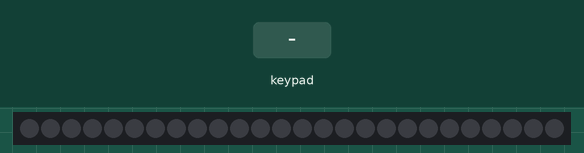
Simulated run of this sketch. Board: Arduino Uno, built with avr-gcc and run on an emulated ATmega328P. Shown: 26 RGB LEDs in strip order, left to right. The test bench sets the inputs (shaded band). Dim RGB values are drawn brighter than linear; what the sketch prints to the serial monitor is not drawn.

Above: at 1.5 s.
1.6 s: key '0' pressed
At 2.21 s:
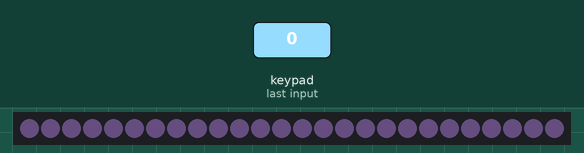
4.7 s: key '9' pressed
At 5.48 s:
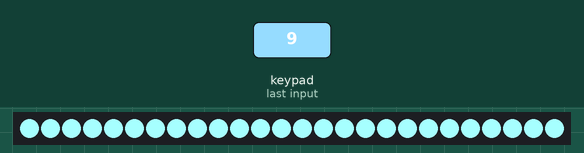
Timing chart, 0 to 7.7 s (numbered marks = the images above; inputs shaded):
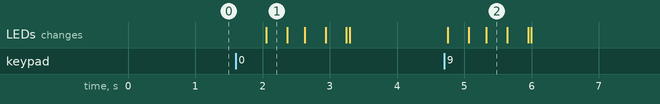

The sketch:

OneStrand.ino
```cpp
#include <Wire.h>
#include "Adafruit_MPR121.h"
#include <Adafruit_NeoPixel.h>

// Create MPR121 object
// MPR121 객체 생성
Adafruit_MPR121 mpr121 = Adafruit_MPR121();

// NeoPixel settings
// NeoPixel 설정
#define NEOPIXEL_PIN 13       // NeoPixel data pin // 네오픽셀 데이터 핀
#define NUMPIXELS 26          // Number of NeoPixels // 네오픽셀 개수
Adafruit_NeoPixel pixels(NUMPIXELS, NEOPIXEL_PIN, NEO_GRB + NEO_KHZ800);

// Function: Gradually change NeoPixel color
// 함수: NeoPixel 색상 서서히 변경
void fadeToColor(uint8_t r, uint8_t g, uint8_t b, uint8_t steps = 50, uint16_t delayMs = 20) {
  uint32_t currentColor = pixels.getPixelColor(0);
  uint8_t currentR = (currentColor >> 16) & 0xFF;
  uint8_t currentG = (currentColor >> 8) & 0xFF;
  uint8_t currentB = currentColor & 0xFF;

  for (int i = 1; i <= steps; i++) {
    uint8_t newR = currentR + ((r - currentR) * i / steps);
    uint8_t newG = currentG + ((g - currentG) * i / steps);
    uint8_t newB = currentB + ((b - currentB) * i / steps);
    setNeoPixelColor(newR, newG, newB);
    delay(delayMs);
  }
}

// Function: Set NeoPixel color
// 함수: NeoPixel 색상 설정
void setNeoPixelColor(uint8_t r, uint8_t g, uint8_t b) {
  for (int i = 0; i < NUMPIXELS; i++) {
    pixels.setPixelColor(i, pixels.Color(r, g, b));
  }
  pixels.show();
}

void setup() {
  Serial.begin(9600);
  // Start MPR121 and NeoPixel test
  Serial.println("MPR121 및 NeoPixel 테스트 시작");

  // Initialize MPR121
  // MPR121 초기화
  if (!mpr121.begin(0x5A)) {
    // MPR121 initialization failed! Check connection
    Serial.println("MPR121 초기화 실패! 연결을 확인하세요.");
    while (1);
  }

  // MPR121 successfully initialized
  Serial.println("MPR121이 성공적으로 초기화되었습니다.");

  // Initialize NeoPixel
  // NeoPixel 초기화
  pixels.begin();
  setNeoPixelColor(0, 0, 0); // Turn off all LEDs // 모든 LED 끄기
}

void loop() {
  // Read MPR121 touch status
  // MPR121 터치 상태 읽기
  uint16_t touched = mpr121.touched();

  // Process when two pins are touched simultaneously
  // 두 핀이 동시에 터치된 경우 우선 처리
  if ((touched & (1 << 0)) && (touched & (1 << 9))) {
    // Pin 0 and 9 are touched simultaneously!
    Serial.println("0번과 9번 핀이 동시에 터치되었습니다!");
    for (int brightness = 255; brightness >= 0; brightness -= 5) {
      setNeoPixelColor(brightness, brightness, brightness); // 흰색 디밍
      delay(20);
    }
    for (int brightness = 0; brightness <= 255; brightness += 5) {
      setNeoPixelColor(brightness, brightness, brightness); // 흰색 디밍
      delay(20);
    }
  }
  // Detect pin 0 touch
  // 0번 핀 터치 감지
  else if (touched & (1 << 0)) {
    // Pin 0 is touched!
    Serial.println("0번 핀이 터치되었습니다!");
    fadeToColor(207, 156, 255, 50, 10); // Gradually change to #cf9cff color // #cf9cff 색상으로 서서히 빛남
  }
  // Detect pin 9 touch
  // 9번 핀 터치 감지
  else if (touched & (1 << 9)) {
    // Pin 9 is touched!
    Serial.println("9번 핀이 터치되었습니다!");
    fadeToColor(166, 255, 255, 50, 10); // Gradually change to #a6ffff color // #a6ffff 색상으로 서서히 빛남
  }
  // Turn off LEDs when no pins are touched
  // 아무 핀도 터치되지 않은 경우 LED 끄기
  else {
    fadeToColor(0, 0, 0, 50, 10); // Turn off LEDs // LED 끄기
  }

  delay(100); // Loop delay // 반복 주기
}
```

Measured:
- after the input at 1.6 s, the LEDs: change after 0.46 s (image 1)
- after the input at 4.7 s, the LEDs: first change after 0.06 s (image 2 shows a later state)
